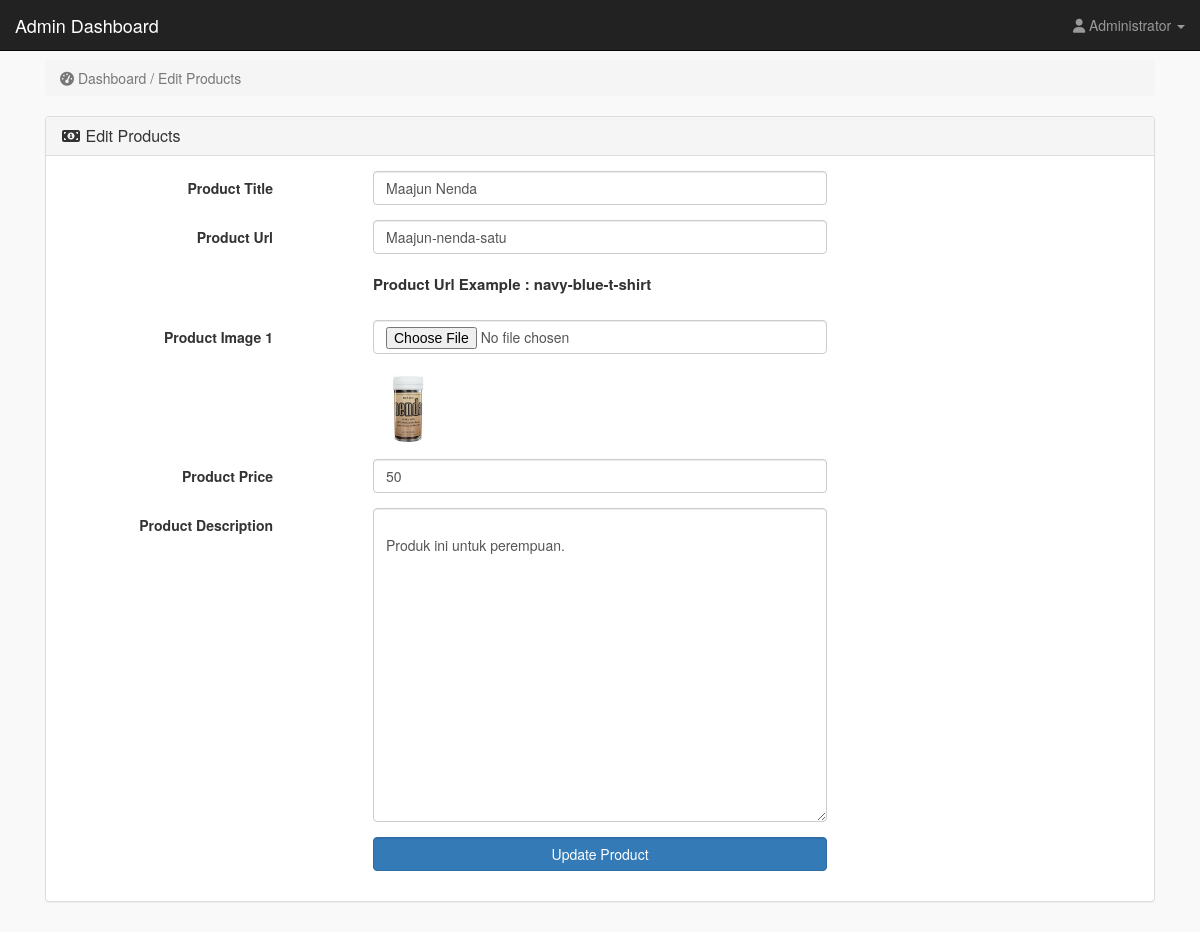
The page /admin_area/index.php?edit_product=1 (signed in) on the database its author committed.
### tables this page shows
CREATE TABLE `products` (
  `product_id` int(10) NOT NULL,
  `date` timestamp NOT NULL DEFAULT current_timestamp() ON UPDATE current_timestamp(),
  `product_title` text NOT NULL,
  `product_url` text NOT NULL,
  `product_img1` text NOT NULL,
  `product_price` int(10) NOT NULL,
  `product_desc` text NOT NULL
);

### admin_area/edit_product.php (the view, shortened to what this page needs)
<?php
if(!isset($_SESSION['admin_email'])){
echo "<script>window.open('login.php','_self')</script>";
}
else {
?>
<?php
if(isset($_GET['edit_product'])){
$edit_id = $_GET['edit_product'];
$get_p = "select * from products where product_id='$edit_id'";
$run_edit = mysqli_query($con,$get_p);
$row_edit = mysqli_fetch_array($run_edit);
$p_title = $row_edit['product_title'];
$p_image1 = $row_edit['product_img1'];
$p_price = $row_edit['product_price'];
$p_desc = $row_edit['product_desc'];
$p_url = $row_edit['product_url'];
}
?>
<!DOCTYPE html>
<html>
<head>
</head>
<body>
<div class="row">
<div class="col-lg-12">
<ol class="breadcrumb">
<li class="active">
<i class="fa fa-dashboard"> </i> Dashboard / Edit Products
</li>
</ol>
</div>
</div>
<div class="row">
<div class="col-lg-12">
<div class="panel panel-default">
<div class="panel-heading">
<h3 class="panel-title">
<i class="fa fa-money fa-fw"></i> Edit Products
</h3>
</div>
<div class="panel-body">
<form class="form-horizontal" method="post" enctype="multipart/form-data">
<div class="form-group" >
<label class="col-md-3 control-label" > Product Title </label>
<div class="col-md-6" >
<input type="text" name="product_title" class="form-control" required value="<?php echo $p_title; ?>">
</div>
</div>
<div class="form-group" >
<label class="col-md-3 control-label" > Product Url </label>
<div class="col-md-6" >
<input type="text" name="product_url" class="form-control" required value="<?php echo $p_url; ?>" >
<br>
<p style="font-size:15px; font-weight:bold;">
Product Url Example : navy-blue-t-shirt
</p>
</div>
</div>
<div class="form-group" >
<label class="col-md-3 control-label" > Product Image 1 </label>
<div class="col-md-6" >
<input type="file" name="product_img1" class="form-control" >
<br><img src="product_images/<?php echo $p_image1; ?>" width="70" height="70" >
</div>
</div>
<div class="form-group" >
<label class="col-md-3 control-label" > Product Price </label>
<div class="col-md-6" >
<input type="text" name="product_price" class="form-control" required value="<?php echo $p_price; ?>" >
</div>
</div>
<div class="form-group" >
<label class="col-md-3 control-label" > Product Description </label>
<div class="col-md-6" >
<textarea name="product_desc" class="form-control" rows="15" id="product_desc">
<?php echo $p_desc; ?>
</textarea>
</div>
</div>
<div class="form-group" >
<label class="col-md-3 control-label" ></label>
<div class="col-md-6" >
<input type="submit" name="update" value="Update Product" class="btn btn-primary form-control" >
</div>
</div>
</form>
</div>
</div>
</div>
</div>
</body>
</html>
<?php } ?>

### admin_area/includes/sidebar.php (shortened to what this page needs)
<?php
if(!isset($_SESSION['admin_email'])){
echo "<script>window.open('login.php','_self')</script>";
}
else {
?>
<nav class="navbar navbar-inverse navbar-fixed-top" >
<div class="navbar-header" >
<a class="navbar-brand" href="index.php?dashboard" >Admin Dashboard</a>
</div>
<ul class="nav navbar-right top-nav" >
<li class="dropdown" >
<a href="#" class="dropdown-toggle" data-toggle="dropdown" >
<i class="fa fa-user" ></i>
<?php echo $admin_name; ?> <b class="caret" ></b>
</a>
</li>
</ul>
</nav>
<?php } ?>

### admin_area/css/style.css (style rules this page uses)
body { margin-top:100px; }
@media (min-width: 768px) { body { margin-top:50px; } }
.top-nav { padding:0 15px; }
.top-nav>li { display:inline-block; float:left; }
.top-nav>li>a { padding-top:15px; padding-bottom:15px; line-height:20px; color:#999; }
.panel-body { border-radius:5px; }

### rows shown on the page
products: product_title "Maajun Nenda", product_url "Maajun-nenda-satu", product_img1 (picture), product_price "50", product_desc "Produk ini untuk perempuan."

### other values the page prints
$admin_name "Administrator"
